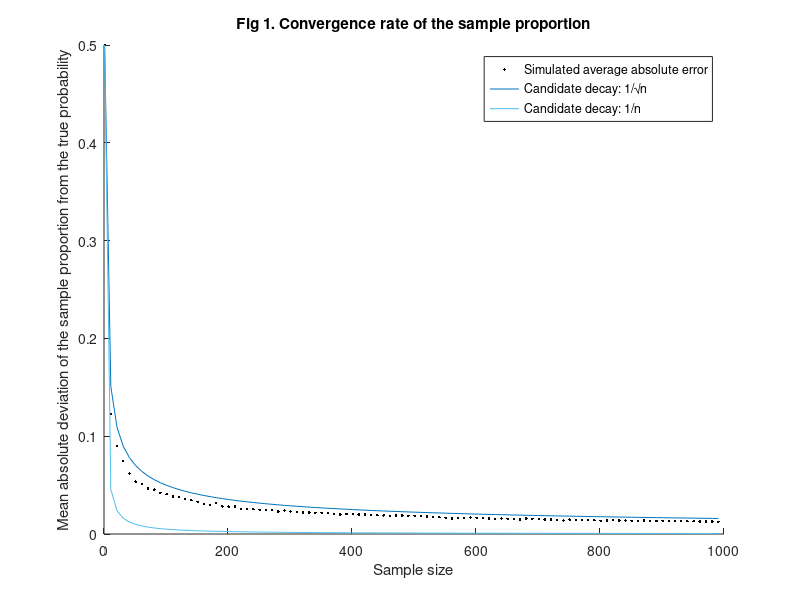
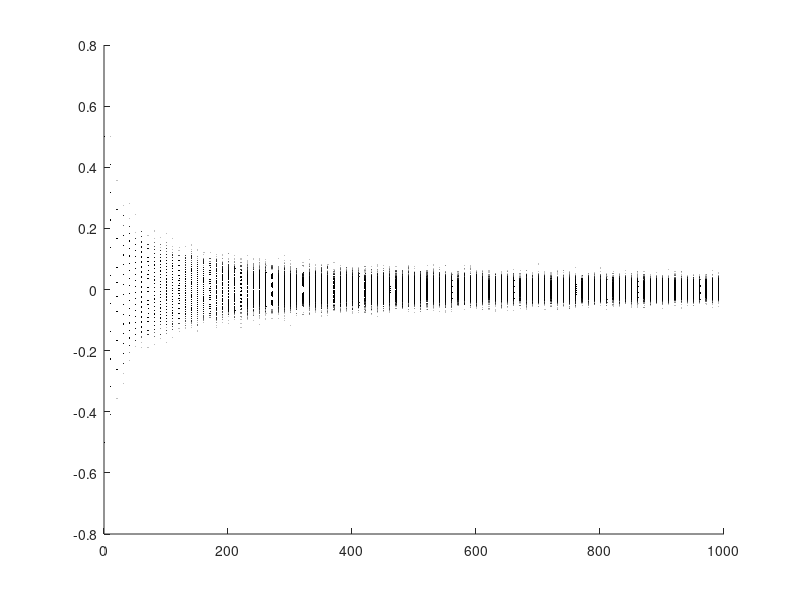

These figures' MATLAB source, in order: (Note: this script raises an error after producing the figures.)
% Exercise - Understanding convergence concepts using simulation

%% 1. Aim of the exercise

% This exercise illustrates convergence concepts that underlie many
% econometric derivations.

%% 2. Initialize MATLAB environment

% Clear workspace, command window, and open figures
clear;
clc;
close all;

%% 3. Set the parameters of the simulation

% 3.1. Define alternative sample sizes (number of coin tosses)
N_tosses = 1:10:991;

% 3.2. Define the number of alternative sample sizes
N_samples = length(N_tosses);

% 3.3. Define the number of simulated samples
N_sim = 1000;

%% 4. Define the population parameters

% 4.1. Define the mean for a fair coin
mean_population = 0.5;

% 4.2. Define the variance for a fair coin
var_population = 0.25;

%% 5. Generate data and calculate the sample mean

% 5.1. Preallocate memory for the simulated sample means
means_samples = NaN(N_sim,N_samples);

% 5.2. Simulate coin tosses and calculate the sample mean
for j = 1:N_samples
    % Generate N_sim independent samples of size N_tosses(j)
    sequence_of_tosses = random('Binomial',1,0.5,[N_tosses(j),N_sim]);
    % Calculate the sample mean for each simulated sample
    means_samples(:,j) = mean(sequence_of_tosses,1)';
end

%% 6. Visualizing the convergence rate

% 6.1. Calculate the average absolute distance at each sample size
mean_abs_error = mean(abs(means_samples - mean_population),1);

% 6.2. Compute the scale factor for the candidate 1/sqrt(n) decay curve
root_n_curve_scale = sqrt(N_tosses(1)) * mean_abs_error(1);

% 6.3. Generate the candidate 1/sqrt(n) decay curve
root_n_decay_curve = root_n_curve_scale ./ sqrt(N_tosses);

% 6.4. Compute the scale factor for the candidate 1/n decay curve
one_over_n_curve_scale = N_tosses(1) * mean_abs_error(1);

% 6.5. Generate the candidate 1/n decay curve
one_over_n_decay_curve = one_over_n_curve_scale ./ N_tosses;

% 6.6. Plot the empirical error path and candidate overlays
figure('Position',[1000 1000 1000 1000]);
hold on
plot(N_tosses,mean_abs_error,'.', ...
    'Color',[0.000 0.000 0.000], ...
    'DisplayName','Simulated average absolute error');
plot(N_tosses,root_n_decay_curve,'-', ...
    'Color',[0.000 0.447 0.741], ...
    'DisplayName','Candidate decay: 1/\surd{n}');
plot(N_tosses,one_over_n_decay_curve,'-', ...
    'Color',[0.301 0.745 0.933], ...
    'DisplayName','Candidate decay: 1/n');
title('Fig 1. Convergence rate of the sample proportion');
ylabel(['Mean absolute deviation of the sample proportion from ' ...
    'the true probability'])
xlabel('Sample size');
legend('show');
hold off

%% 7. Visualizing convergence in probability: op(1)

% Plot the unscaled estimation errors
figure('Position',[1000 1000 1000 1000]);
hold on
for j = 1:length(N_tosses)
    plot_n = N_tosses(j);
    % Compute the unscaled estimation error
    unscaled_error_col = means_samples(:,j) - mean_population;
    % Replicate the sample size value for all Monte Carlo simulations
    x_axis_values = repmat(plot_n,N_sim,1);
    % Plot the unscaled estimation errors for this sample size
    scatter(x_axis_values,unscaled_error_col,5,'.', ...
        'MarkerEdgeColor',[0.000 0.000 0.000], ...
        'MarkerEdgeAlpha',0.25, ...
        'HandleVisibility','off');
end
% Add a reference line at zero estimation error
yline(0,'-', ...
    'Color',[0.000 0.000 0.000], ...
    'HandleVisibility','off');
title('Fig 2. Convergence in probability of the unscaled error');
ylabel(['Unscaled deviation of the sample proportion from the true ' ...
    'probability']);
xlabel('Sample size');
hold off

%% 8. Visualizing stochastic boundedness: Op(1)

% Plot the root-n scaled estimation errors
figure('Position',[1000 1000 1000 1000]);
hold on
for j = 1:length(N_tosses)
    plot_n = N_tosses(j);
    % Compute the root-n scaled estimation error
    scaled_error_col = sqrt(plot_n) * ...
        (means_samples(:,j) - mean_population);
    % Replicate the sample size value for all Monte Carlo simulations
    x_axis_values = repmat(plot_n,N_sim,1);
    % Plot the root-n scaled estimation errors for this sample size
    scatter(x_axis_values,scaled_error_col,5,'.', ...
    'MarkerEdgeColor',[0.000 0.000 0.000], ...
    'MarkerEdgeAlpha',0.25);
end
% Reference line corresponding to zero estimation error
yline(0,'-', ...
    'Color',[0.850 0.325 0.098]);
title('Fig 3. Stochastic boundedness of the root-n scaled error');
ylabel(['Root-n scaled deviation of the sample proportion from ' ...
    'the true probability'])
xlabel('Sample size');
hold off

%% 9. Visualizing asymptotic normality of the root-n scaled error

% 9.1. Select the largest sample size for the CLT demonstration
n_large = N_tosses(N_samples);

% 9.2. Calculate the root-n scaled estimation error
scaled_error_clt = sqrt(n_large) * ...
    (means_samples(:,N_samples) - mean_population);

% 9.3. Estimate the empirical density of the scaled errors
[f_empirical,x_empirical] = ksdensity(scaled_error_clt);

% 9.4. Calculate the theoretical standard deviation implied by the CLT
std_dev = sqrt(var_population);

% 9.5. Create an evaluation grid for the theoretical Normal density
x_theoretical = linspace(min(x_empirical),max(x_empirical),500);

% 9.6. Evaluate the theoretical Normal density on the grid
pd = makedist('Normal','mu',0,'sigma',std_dev);
f_theoretical = pdf(pd,x_theoretical);

% 9.7. Compare the empirical and theoretical densities
figure('Position',[1000 1000 1000 1000]);
hold on
% Plot the empirical kernel density estimate
plot(x_empirical,f_empirical,'-', ...
    'Color',[0.000 0.000 0.000], ...
    'DisplayName','Empirical density of the scaled error');
% Overlay the theoretical Normal density
plot(x_theoretical,f_theoretical,'-', ...
    'Color',[0.850 0.325 0.098], ...
    'DisplayName','Theoretical Normal density');
xlim([-2.5,2.5]);
title('Fig 4. Asymptotic normality of the root-n scaled error');
ylabel('Probability density');
xlabel(['Root-n scaled deviation of the sample proportion from ' ...
    'the true probability']);
legend('show');
hold off
